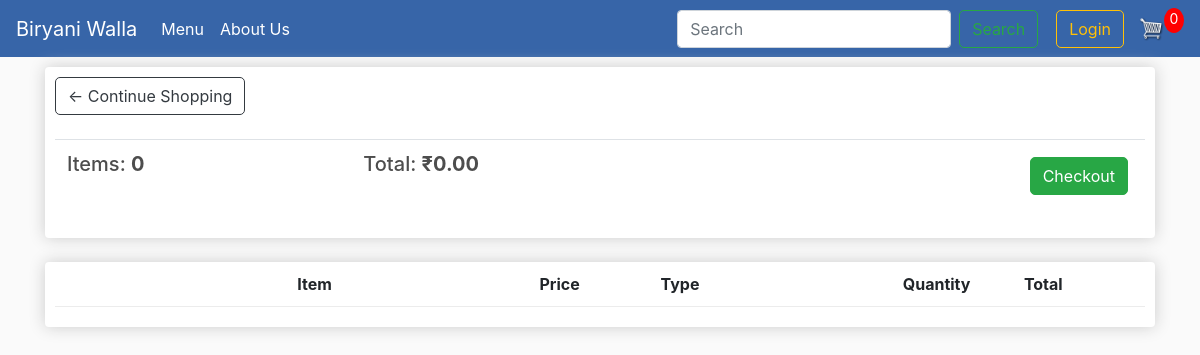
The page /cart/ (signed in) on the database as committed earlier.
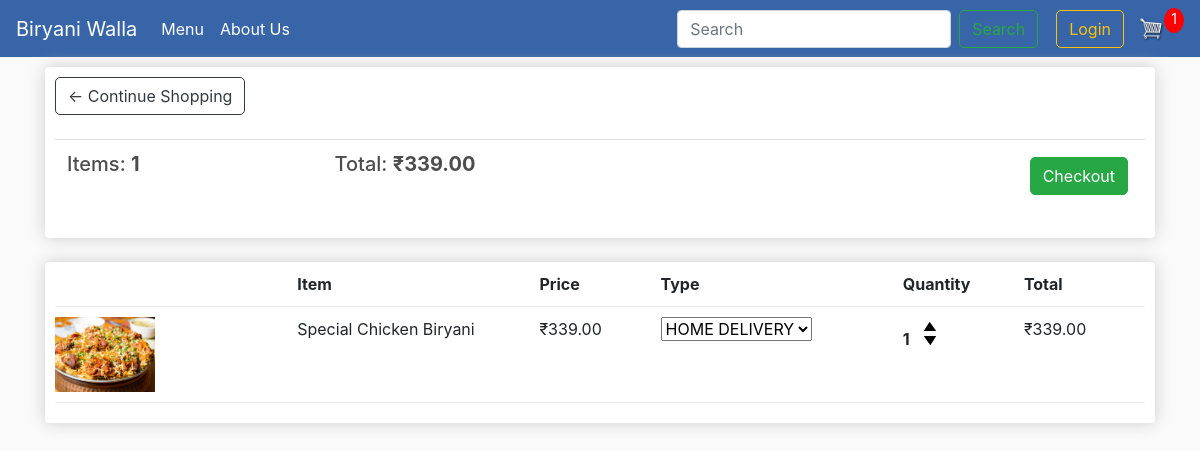
The same page on the database as committed later.
### store/models.py (models this page shows, shortened)
class Order(models.Model):
    customer = models.ForeignKey(Customer, on_delete=models.SET_NULL, blank=True, null=True)
    date_ordered = models.DateTimeField(auto_now_add=True)
    complete = models.BooleanField(default=False, null=True, blank=False)
    transaction_id = models.CharField(max_length=200, null=True)
    @property
    def get_cart_total(self):
        orderitems = self.orderitem_set.all()
        total = sum([item.get_total for item in orderitems])
        return total
    @property
    def get_cart_items(self):
        orderitems = self.orderitem_set.all()
        total = sum([item.quantity for item in orderitems])
        return total

class OrderItem(models.Model):
    ORDER_TYPE = (
        ('DINE IN', 'DINE IN'),
        ('HOME DELIVERY', 'HOME DELIVERY'),
    )
    item = models.ForeignKey(Item, on_delete=models.SET_NULL, null=True)
    order = models.ForeignKey(Order, on_delete=models.SET_NULL, blank=True, null=True)
    quantity = models.IntegerField(default=0, null=True, blank=True)
    order_type = models.CharField(max_length=100, null=True, blank=True, choices=ORDER_TYPE)
    date_added = models.DateTimeField(auto_now_add=True)
    @property
    def get_total(self):
        total = self.item.price * self.quantity
        return total

class Item(models.Model):
    CATEGORY = (
        ('VEG', 'VEG'),
        ('NON-VEG', 'NON-VEG'),
    )
    name = models.CharField(max_length=200, null=True)
    price = models.DecimalField(null=True, max_digits=10, decimal_places=2)
    category = models.CharField(max_length=200, null=True, choices=CATEGORY)
    description = models.CharField(max_length=500, null=True)
    image = models.ImageField(null=True, blank=True)
    @property
    def imageURL(self):
        try:
            url = self.image.url
        except:
            url = ''
        return url

### store/views.py (the view)
# urls.py: path('cart/', views.cart, name="cart"),
def cart(request):
    if request.user.is_authenticated:
        customer = request.user.customer
        order, created = Order.objects.get_or_create(customer=customer, complete=False)
        items = order.orderitem_set.all()
        cartItems = order.get_cart_items
    else:
        order = {'get_cart_total': 0, 'get_cart_items': 0, 'order_type': False}
        items = []
        cartItems = order['get_cart_items']
    context = {'items': items, 'order': order, 'cartItems': cartItems}
    return render(request, 'stores/cart.html', context)

### store/templates/stores/cart.html (shortened to what this page needs)
{% extends 'stores/main.html' %}
{% load static %}
{% block content %}
    <div class="row">
        <div class="col-lg-12">
            <div class="box-element">
                <a class="btn btn-outline-dark" href="{% url 'menu' %}">&#x2190; Continue Shopping</a>
                <br>
                <br>
                <table class="table">
                    <tr>
                        <th><h5>Items: <strong>{{ order.get_cart_items }}</strong></h5></th>
                        <th><h5>Total: <strong>₹{{ order.get_cart_total|floatformat:2 }}</strong></h5></th>
                        <th>
                            <a style="float: right; margin:5px" class="btn btn-success" href="{% url 'checkout' %}">Checkout</a>
                        </th>
                    </tr>
                </table>
            </div>
            <br>
            <div class="box-element">
                <div class="cart-row">
                    <div style="flex: 2"></div>
                    <div style="flex: 2"><strong>Item</strong></div>
                    <div style="flex: 1"><strong>Price</strong></div>
                    <div style="flex: 2"><strong>Type</strong></div>
                    <div style="flex: 1"><strong>Quantity</strong></div>
                    <div style="flex: 1"><strong>Total</strong></div>
                </div>
                {% for item in items %}
                    <div class="cart-row">
                        <div style="flex:2"><img class="row-image" src="{{ item.item.imageURL }}"></div>
                        <div style="flex:2"><p>{{ item.item.name }}</p></div>
                        <div style="flex:1"><p>₹{{ item.item.price|floatformat:2 }}</p></div>
                        <div style="flex:2">
                            <p>
                                <select name="order_type" class="form-container" id="id_order_type">
                                    <option value="HOME DELIVERY" type="submit" selected>HOME DELIVERY</option>
                                </select>
                            </p>
                        </div>
                        <div style="flex:1">
                            <p class="quantity">{{ item.quantity }}</p>
                            <div class="quantity">
                                <img data-product="{{ item.item.id }}" data-action="add"
                                     class="chg-quantity update-cart" src="{% static  'images/arrow-up.png' %}">
                                <img data-product="{{ item.item.id }}" data-action="remove"
                                     class="chg-quantity update-cart" src="{% static  'images/arrow-down.png' %}">
                            </div>
                        </div>
                        <div style="flex:1"><p>₹{{ item.get_total|floatformat:2 }}</p></div>
                    </div>
                {% endfor %}
            </div>
        </div>
    </div>
{% endblock content %}

### store/templates/stores/main.html (shortened to what this page needs)
{% load static %}
<html lang="en">
<head>
    <link rel="stylesheet" href="{% static 'css/bootstrap.min.css' %}">
    <link rel="stylesheet" href="{% static 'css/main.css' %}">
</head>
<body>
<nav class="navbar navbar-expand-lg navbar-dark bg-dark">
    <a class="navbar-brand" href="{% url 'menu' %}">Biryani Walla</a>
    <div class="collapse navbar-collapse" id="navbarSupportedContent">
        <ul class="navbar-nav mr-auto">
            <li class="nav-item active">
                <a class="nav-link" href="{% url 'menu' %}">Menu <span class="sr-only">(current)</span></a>
            </li>
            <li class="nav-item active">
                <a class="nav-link" href="{% url 'about' %}">About Us <span class="sr-only">(current)</span></a>
            </li>
        </ul>
        <div class="form-inline my-2 my-lg-0">
            <form class="form-inline my-2 my-lg-0">
                <input class="form-control mr-sm-2" type="search" placeholder="Search" aria-label="Search">
                <button class="btn btn-outline-success" type="submit">Search</button>
            </form>&nbsp;&nbsp;&nbsp;&nbsp;
            <a href="#" class="btn btn-outline-warning">Login</a>
            <a href="{% url 'cart' %}">
                <img id="cart-icon" alt="cart" src="{% static 'images/cart.png' %}">
            </a>
            <p id="cart-total">{{ cartItems }}</p>
        </div>
    </div>
</nav>
<div class="container">
    {% block content %}
    {% endblock content %}
</div>
</body>
</html>

### static/css/main.css (style rules this page uses)
body { background-color: hsl(0, 0%, 98%); }
h1, h2, h3, h4, h5, h6 { color: hsl(0, 0%, 30%); }
.box-element { box-shadow: hsl(0, 0%, 80%) 0 0 16px; background-color: #fff; border-radius: 4px; padding: 10px; }
.bg-dark { background-color: #3765A8 !important; }
#cart-icon { width: 25px; display: inline-block; margin-left: 15px; }
#cart-total { display: block; text-align: center; color: #fff; background-color: red; width: 20px; height: 25px; border-radius: 50%; font-size: 14px; }
.col-lg-4, .col-lg-6, .col-lg-8, .col-lg-12 { margin-top: 10px; }
.btn { border-radius: 5px; }
.row-image { width: 100px; }
.cart-row { display: flex; align-items: flex-stretch; padding-bottom: 10px; margin-bottom: 10px; border-bottom: 1px solid #ececec; }
.quantity { display: inline-block; font-weight: 700; padding-right: 10px; }
.chg-quantity { width: 12px; cursor: pointer; display: block; margin-top: 5px; transition: .1s; }

Rows that differ between the two databases and show on the page:
no longer on this page (row edited): Order: get_cart_items "0", get_cart_total "0.00"
added Order: get_cart_items "1", get_cart_total "339.00"
added OrderItem: item.imageURL (picture), item.name "Special Chicken Biryani", item.price "339.00", quantity "1", get_total "339.00"
Other text that changed with them:
{{ cartItems }}: "0" → "1"
